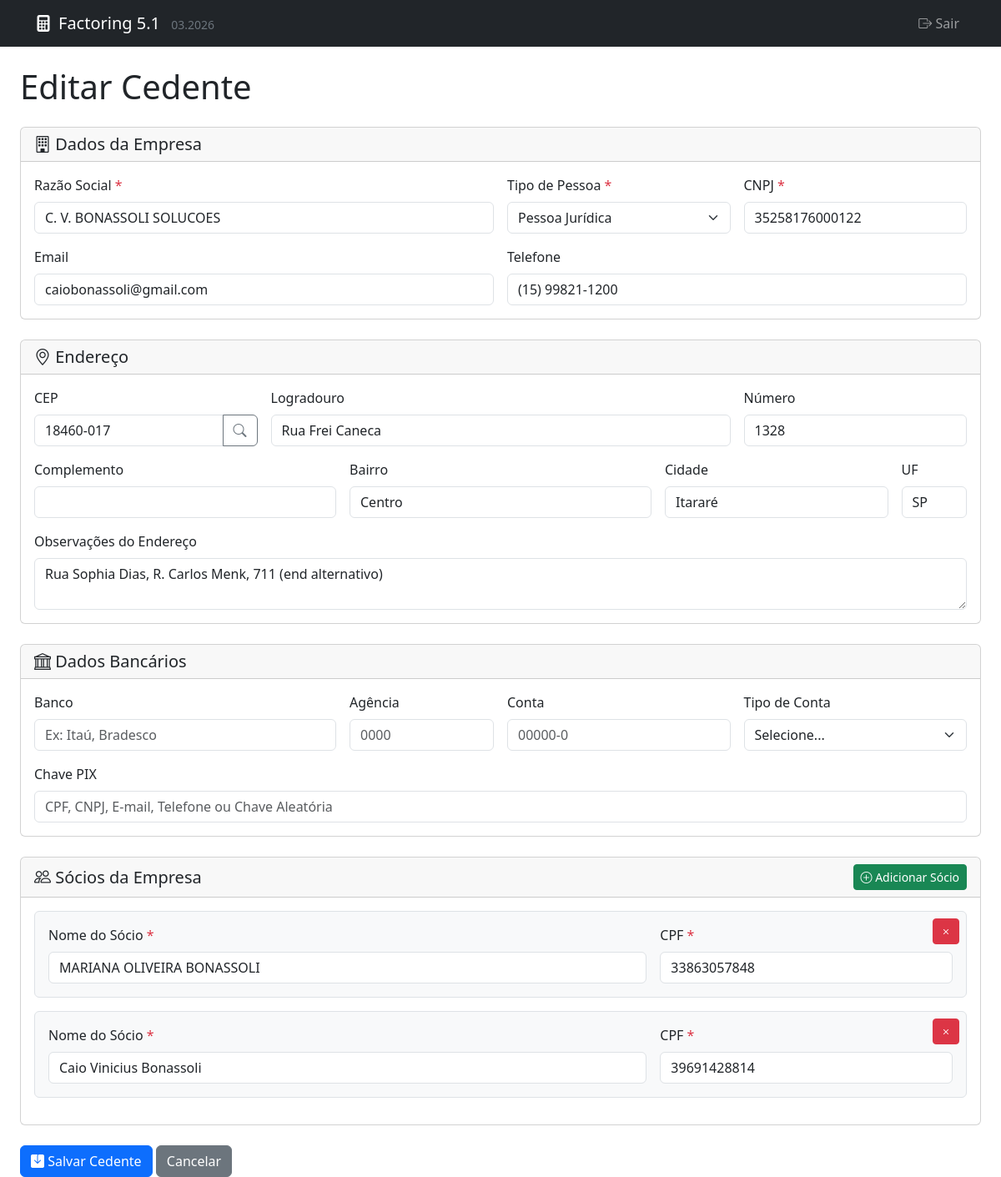
Screenshot of /form_cedente.php?id=16 (signed in) with the database file from the repository.
### tables this page shows
CREATE TABLE `cedentes` (
  `id` int(11) NOT NULL AUTO_INCREMENT,
  `nome` varchar(255) NOT NULL,
  `email` varchar(255) DEFAULT NULL,
  `telefone` varchar(50) DEFAULT NULL,
  `tipo_pessoa` enum('FISICA','JURIDICA') NOT NULL DEFAULT 'FISICA',
  `documento_principal` varchar(18) DEFAULT NULL,
  `documento_secundario` varchar(14) DEFAULT NULL,
  `cpf` varchar(14) DEFAULT NULL,
  `cnpj` varchar(18) DEFAULT NULL,
  `documento_socio` varchar(14) DEFAULT NULL,
  `empresa` varchar(255) DEFAULT NULL,
  `endereco` text DEFAULT NULL,
  `cep` varchar(10) DEFAULT NULL,
  `logradouro` varchar(255) DEFAULT NULL,
  `numero` varchar(20) DEFAULT NULL,
  `complemento` varchar(100) DEFAULT NULL,
  `bairro` varchar(100) DEFAULT NULL,
  `cidade` varchar(100) DEFAULT NULL,
  `estado` varchar(2) DEFAULT NULL,
  `data_cadastro` timestamp NOT NULL DEFAULT current_timestamp(),
  PRIMARY KEY (`id`),
  UNIQUE KEY `cpf` (`cpf`),
  UNIQUE KEY `cnpj` (`cnpj`),
  UNIQUE KEY `documento_principal` (`documento_principal`),
  KEY `idx_nome` (`nome`),
  KEY `idx_empresa` (`empresa`)
);

CREATE TABLE `cedentes_socios` (
  `id` int(11) NOT NULL AUTO_INCREMENT,
  `cedente_id` int(11) DEFAULT NULL,
  `nome` varchar(255) NOT NULL,
  `cpf` varchar(14) NOT NULL,
  `data_cadastro` timestamp NULL DEFAULT current_timestamp(),
  PRIMARY KEY (`id`),
  KEY `idx_sacado_id` (`cedente_id`),
  KEY `idx_cpf` (`cpf`),
  CONSTRAINT `fk_cedentes_socios_cedente` FOREIGN KEY (`cedente_id`) REFERENCES `cedentes` (`id`) ON DELETE CASCADE
);

### form_cedente.php (the view, shortened to what this page needs)
<?php
require_once 'db_connection.php';
$pageTitle = "Adicionar Novo Cedente";
$cedente = [
    'id' => null,
    'nome' => '',
    'email' => '',
    'telefone' => '',
    'tipo_pessoa' => 'JURIDICA',
    'documento_principal' => '',
    'empresa' => '',
    'endereco' => '',
    'cep' => '',
    'logradouro' => '',
    'numero' => '',
    'complemento' => '',
    'bairro' => '',
    'cidade' => '',
    'estado' => ''
];
$socios = [];
if (isset($_GET['id']) && is_numeric($_GET['id'])) {
    $cedenteId = (int)$_GET['id'];
    $pageTitle = "Editar Cedente";
    try {
        $stmt = $pdo->prepare("SELECT * FROM cedentes WHERE id = :id");
        $stmt->bindParam(':id', $cedenteId, PDO::PARAM_INT);
        $stmt->execute();
        $fetchedData = $stmt->fetch(PDO::FETCH_ASSOC);
        $cedente = array_merge($cedente, $fetchedData);
        $stmt_socios = $pdo->prepare("SELECT * FROM cedentes_socios WHERE cedente_id = :cedente_id ORDER BY id");
        $stmt_socios->bindParam(':cedente_id', $cedenteId, PDO::PARAM_INT);
        $stmt_socios->execute();
        $socios = $stmt_socios->fetchAll(PDO::FETCH_ASSOC);
    } catch (PDOException $e) {
        die("Erro ao buscar dados do cedente para edição: " . $e->getMessage());
    }
}
?>
<!DOCTYPE html>
<html lang="pt-BR">
<head>
    <link href="https://cdn.jsdelivr.net/npm/bootstrap@5.3.3/dist/css/bootstrap.min.css" rel="stylesheet">
    <link rel="stylesheet" href="https://cdn.jsdelivr.net/npm/bootstrap-icons@1.11.3/font/bootstrap-icons.min.css">
</head>
<body>
    <?php require_once 'menu.php'; ?>
    <div class="container-fluid px-3 px-md-4 mt-4">
        <h1 class="mb-4"><?php echo htmlspecialchars($pageTitle); ?></h1>
        <form action="salvar_cedente.php" method="post" id="form-cedente">
            <div class="card mb-4">
                <div class="card-header">
                    <h5 class="mb-0"><i class="bi bi-building"></i> Dados da Empresa</h5>
                </div>
                <div class="card-body">
                    <div class="row g-3">
                        <div class="col-md-6">
                            <label for="empresa" class="form-label">Razão Social <span class="text-danger">*</span></label>
                            <input type="text" class="form-control" id="empresa" name="empresa" value="<?php echo htmlspecialchars($cedente['empresa'] ?? ''); ?>" required>
                        </div>
                        <div class="col-md-3">
                            <label for="tipo_pessoa" class="form-label">Tipo de Pessoa <span class="text-danger">*</span></label>
                            <select class="form-select" id="tipo_pessoa" name="tipo_pessoa" required>
                                <option value="JURIDICA" <?php echo ($cedente['tipo_pessoa'] ?? 'JURIDICA') == 'JURIDICA' ? 'selected' : ''; ?>>Pessoa Jurídica</option>
                            </select>
                        </div>
                        <div class="col-md-3">
                            <label for="documento_principal" class="form-label">
                                <span id="documento_label">CNPJ</span> <span class="text-danger">*</span>
                            </label>
                            <input type="text" class="form-control" id="documento_principal" name="documento_principal" value="<?php echo htmlspecialchars($cedente['documento_principal'] ?? ''); ?>" required>
                        </div>
                        <div class="col-md-6">
                            <label for="email" class="form-label">Email</label>
                            <input type="email" class="form-control" id="email" name="email" value="<?php echo htmlspecialchars($cedente['email'] ?? ''); ?>">
                        </div>
                        <div class="col-md-6">
                            <label class="form-label" for="telefone">Telefone</label>
                            <input type="tel" class="form-control" id="telefone" name="telefone"
                                   value="<?php echo htmlspecialchars($cedente['telefone'] ?? ''); ?>"
                                   placeholder="(99) 99999-9999">
                        </div>
                    </div>
                </div>
            </div>
            <div class="card mb-4">
                <div class="card-header">
                    <h5 class="mb-0"><i class="bi bi-geo-alt"></i> Endereço</h5>
                </div>
                <div class="card-body">
                    <div class="row g-3">
                        <div class="col-md-3">
                            <label for="cep" class="form-label">CEP</label>
                            <div class="input-group">
                                <input type="text" class="form-control" id="cep" name="cep" value="<?php echo htmlspecialchars($cedente['cep'] ?? ''); ?>" placeholder="00000-000">
                                <button class="btn btn-outline-secondary" type="button" id="btn-buscar-cep">
                                    <i class="bi bi-search"></i>
                                </button>
                            </div>
                        </div>
                        <div class="col-md-6">
                            <label for="logradouro" class="form-label">Logradouro</label>
                            <input type="text" class="form-control" id="logradouro" name="logradouro" value="<?php echo htmlspecialchars($cedente['logradouro'] ?? ''); ?>">
                        </div>
                        <div class="col-md-3">
                            <label for="numero" class="form-label">Número</label>
                            <input type="text" class="form-control" id="numero" name="numero" value="<?php echo htmlspecialchars($cedente['numero'] ?? ''); ?>">
                        </div>
                        <div class="col-md-4">
                            <label for="complemento" class="form-label">Complemento</label>
                            <input type="text" class="form-control" id="complemento" name="complemento" value="<?php echo htmlspecialchars($cedente['complemento'] ?? ''); ?>">
                        </div>
                        <div class="col-md-4">
                            <label for="bairro" class="form-label">Bairro</label>
                            <input type="text" class="form-control" id="bairro" name="bairro" value="<?php echo htmlspecialchars($cedente['bairro'] ?? ''); ?>">
                        </div>
                        <div class="col-md-3">
                            <label for="cidade" class="form-label">Cidade</label>
                            <input type="text" class="form-control" id="cidade" name="cidade" value="<?php echo htmlspecialchars($cedente['cidade'] ?? ''); ?>">
                        </div>
                        <div class="col-md-1">
                            <label for="estado" class="form-label">UF</label>
                            <input type="text" class="form-control" id="estado" name="estado" value="<?php echo htmlspecialchars($cedente['estado'] ?? ''); ?>" maxlength="2">
                        </div>
                        <div class="col-12">
                            <label for="endereco" class="form-label">Observações do Endereço</label>
                            <textarea class="form-control" id="endereco" name="endereco" rows="2"><?php echo htmlspecialchars($cedente['endereco'] ?? ''); ?></textarea>
                        </div>
                    </div>
                </div>
            </div>
            <div class="card mb-4">
                <div class="card-header">
                    <h5 class="mb-0"><i class="bi bi-bank"></i> Dados Bancários</h5>
                </div>
                <div class="card-body">
                    <div class="row g-3">
                        <div class="col-md-4">
                            <label for="banco" class="form-label">Banco</label>
                            <input type="text" class="form-control" id="banco" name="banco" value="<?php echo htmlspecialchars($cedente['banco'] ?? ''); ?>" placeholder="Ex: Itaú, Bradesco">
                        </div>
                        <div class="col-md-2">
                            <label for="agencia" class="form-label">Agência</label>
                            <input type="text" class="form-control" id="agencia" name="agencia" value="<?php echo htmlspecialchars($cedente['agencia'] ?? ''); ?>" placeholder="0000">
                        </div>
                        <div class="col-md-3">
                            <label for="conta" class="form-label">Conta</label>
                            <input type="text" class="form-control" id="conta" name="conta" value="<?php echo htmlspecialchars($cedente['conta'] ?? ''); ?>" placeholder="00000-0">
                        </div>
                        <div class="col-md-3">
                            <label for="tipo_conta" class="form-label">Tipo de Conta</label>
                            <select class="form-select" id="tipo_conta" name="tipo_conta">
                                <option value="" <?php echo empty($cedente['tipo_conta']) ? 'selected' : ''; ?>>Selecione...</option>
                            </select>
                        </div>
                        <div class="col-md-12">
                            <label for="chave_pix" class="form-label">Chave PIX</label>
                            <input type="text" class="form-control" id="chave_pix" name="chave_pix" value="<?php echo htmlspecialchars($cedente['chave_pix'] ?? ''); ?>" placeholder="CPF, CNPJ, E-mail, Telefone ou Chave Aleatória">
                        </div>
                    </div>
                </div>
            </div>
            <div class="card mb-4">
                <div class="card-header d-flex justify-content-between align-items-center">
                    <h5 class="mb-0"><i class="bi bi-people"></i> Sócios da Empresa</h5>
                    <button type="button" class="btn btn-success btn-sm" id="btn-adicionar-socio">
                        <i class="bi bi-plus-circle"></i> Adicionar Sócio
                    </button>
                </div>
                <div class="card-body">
                    <div id="socios-container">
                        <?php if (!empty($socios)): ?>
                            <?php foreach ($socios as $index => $socio): ?>
                                <div class="socio-item" data-index="<?php echo $index; ?>">
                                    <button type="button" class="btn btn-danger btn-sm btn-remove-socio">
                                        <i class="bi bi-x"></i>
                                    </button>
                                    <div class="row g-3">
                                        <div class="col-md-8">
                                            <label class="form-label">Nome do Sócio <span class="text-danger">*</span></label>
                                            <input type="text" class="form-control socio-nome" name="socios[<?php echo $index; ?>][nome]" value="<?php echo htmlspecialchars($socio['nome']); ?>" required>
                                        </div>
                                        <div class="col-md-4">
                                            <label class="form-label">CPF <span class="text-danger">*</span></label>
                                            <input type="text" class="form-control socio-cpf" name="socios[<?php echo $index; ?>][cpf]" value="<?php echo htmlspecialchars($socio['cpf']); ?>" required>
                                        </div>
                                    </div>
                                </div>
                            <?php endforeach; ?>
                        <?php endif; ?>
                    </div>
                </div>
            </div>
            <div class="row">
                <div class="col-12">
                    <button type="submit" class="btn btn-primary">
                        <i class="bi bi-save-fill"></i> Salvar Cedente
                    </button>
                    <a href="listar_cedentes.php" class="btn btn-secondary">
                         Cancelar
                    </a>
                </div>
            </div>
        </form>
    </div>
</body>
</html>

### form_cedente.php (style rules this page uses)
.socio-item { border: 1px solid #dee2e6; border-radius: 0.375rem; padding: 1rem; margin-bottom: 1rem; background-color: #f8f9fa; }
.btn-remove-socio { position: absolute; top: 0.5rem; right: 0.5rem; }
.socio-item { position: relative; }

### rows the page displays
cedentes: empresa "C. V. BONASSOLI SOLUCOES", tipo_pessoa "Pessoa Jurídica", documento_principal "35258176000122", email "caiobonassoli@gmail.com", telefone "(15) 99821-1200", cep "18460-017", logradouro "Rua Frei Caneca", numero "1328", bairro "Centro", cidade "Itararé", estado "SP", endereco "Rua Sophia Dias, R. Carlos Menk, 711 (end alternativo)"
cedentes_socios: nome "MARIANA OLIVEIRA BONASSOLI", cpf "33863057848"
cedentes_socios: nome "Caio Vinicius Bonassoli", cpf "39691428814"

### other values shown
$pageTitle "Editar Cedente"
